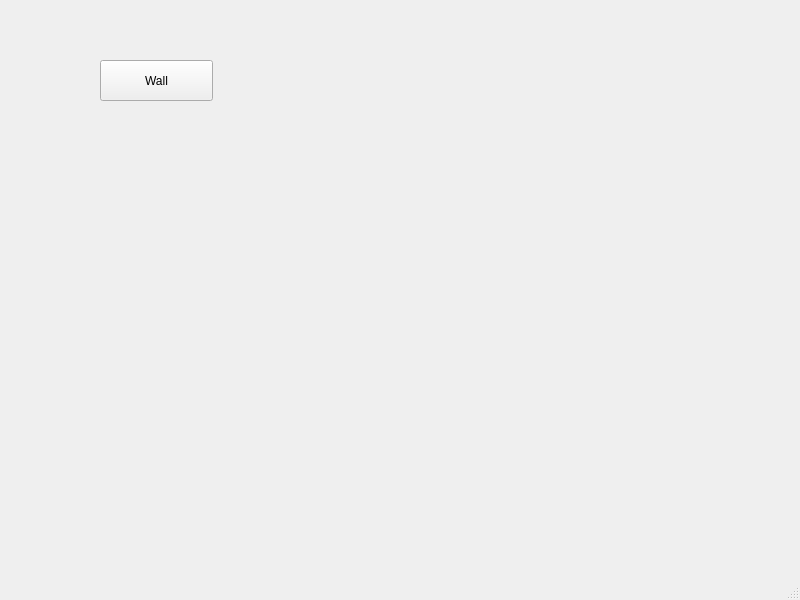
<?xml version="1.0" encoding="UTF-8"?>
<ui version="4.0">
 <class>MainWindow</class>
 <widget class="QMainWindow" name="MainWindow">
  <property name="geometry">
   <rect>
    <x>0</x>
    <y>0</y>
    <width>800</width>
    <height>600</height>
   </rect>
  </property>
  <property name="windowTitle">
   <string>MainWindow</string>
  </property>
  <widget class="QWidget" name="centralwidget">
   <widget class="QPushButton" name="pushButton">
    <property name="geometry">
     <rect>
      <x>100</x>
      <y>60</y>
      <width>113</width>
      <height>41</height>
     </rect>
    </property>
    <property name="text">
     <string>Wall</string>
    </property>
   </widget>
  </widget>
  <widget class="QMenuBar" name="menubar">
   <property name="geometry">
    <rect>
     <x>0</x>
     <y>0</y>
     <width>800</width>
     <height>22</height>
    </rect>
   </property>
  </widget>
  <widget class="QStatusBar" name="statusbar"/>
 </widget>
 <resources/>
 <connections/>
</ui>
